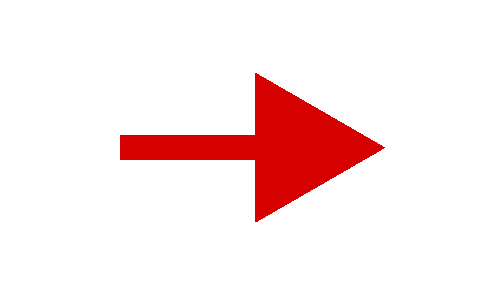
%> input picture src/.old/seta3.png, 488 x 302 px
$ octave imagemRotativaPercurso.m   (GNU Octave 9; MATLAB toolbox functions it lacks are replaced by stand-ins)
%> lines starting %> are read from the running program, lines starting %| are printed output that depends on the picture
%%
clc,clear,close all

% Read in car image
setaFile = 'seta3.png';
[arrowImg,map,transparency] = imread(setaFile);
%> arrowImg is the input picture: size 302x488x3 uint8; mean R, G, B 251.2, 232.1, 232.1
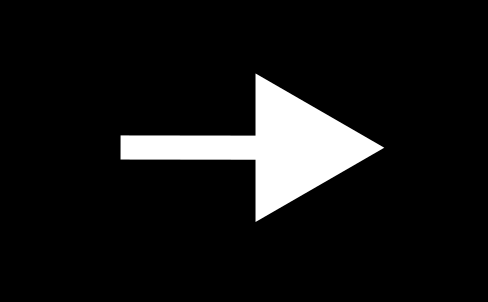
%> transparency: size 302x488 uint8; min 0, max 255, mean 22.2
%> map = []

imageSize = size(arrowImg);
%> imageSize = [302 488 3]
linhas0 = imageSize(1)
%> linhas0 = 302
colunas0 = imageSize(2)
%> colunas0 = 488

% x = linspace(-7,7,50);
t = 0:0.01:10;

delta = pi/2;
a = 1
A = 50;
C = 50;
x = A*sin(a*t + delta) + C;

b = 1
B = 50;
D = 50;
y = B*sin(b*t) + D;

% carX = linspace(-150,1150,numel(x)); % car will start and end outside of the axes
% carY = (1./(1+exp(-x))*roadWidth - roadWidth/2)*.5;  % assumes road is centered at y=0

carX = x;
carY = y;

fig = figure();
% fig.Resize = 'off';  % disable fig resize since car size depends on plot aspect ratio.
movegui(fig)
XYoffset = 5
ax = axes(fig,'XLim', [min(x)-XYoffset,max(x)+XYoffset], 'YLim', [min(y)-XYoffset,max(y)+XYoffset]);
hold(ax,'on')
traj = plot(carX, carY, '-b', 'LineWidth', 1);
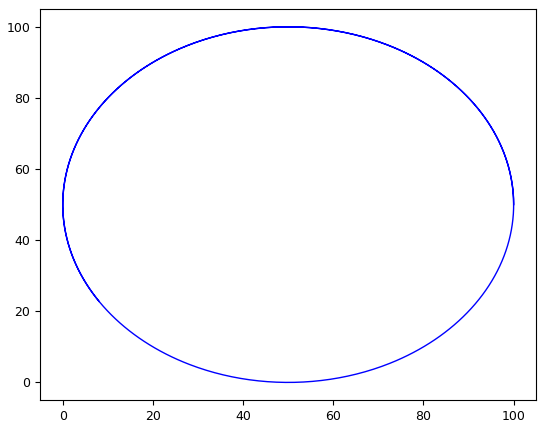
%> figure redrawn from the program's plot data

drawnow()


carLength = 5;
carWidth = 5;

carXi = carX(:) + carLength./[-2,2];  %[left, right]
carYi = carY(:) + carWidth./[-2,2];   %[lower, upper]

carX = flip(carX);
carY = flip(carY);

% Draw car at starting point & animate trajectory
% carImg = imagesc(carXi(1,:), carYi(1,:), arrowImg, 'AlphaData', transparency);
pause(1)
thetad = 0;
counter = 0
for i = 1:size(carXi,1)
    thetad = thetad + 1;
    xc = 50;
    yc = 50;
    r = 50;

    x = xc + r*cosd(thetad);
    y = yc + r*sind(thetad);


    adjustedArrow = imrotate_white(arrowImg, -thetad);
% [20 lines not run here, left out]
function rotated_image = imrotate_white(image, rot_angle_degree)
    RA = imref2d(size(image));
    tform = affine2d([cosd(rot_angle_degree)    -sind(rot_angle_degree)     0; ...
                      sind(rot_angle_degree)     cosd(rot_angle_degree)     0; ...
                      0                          0                          1]);
%> (the run ends here)
